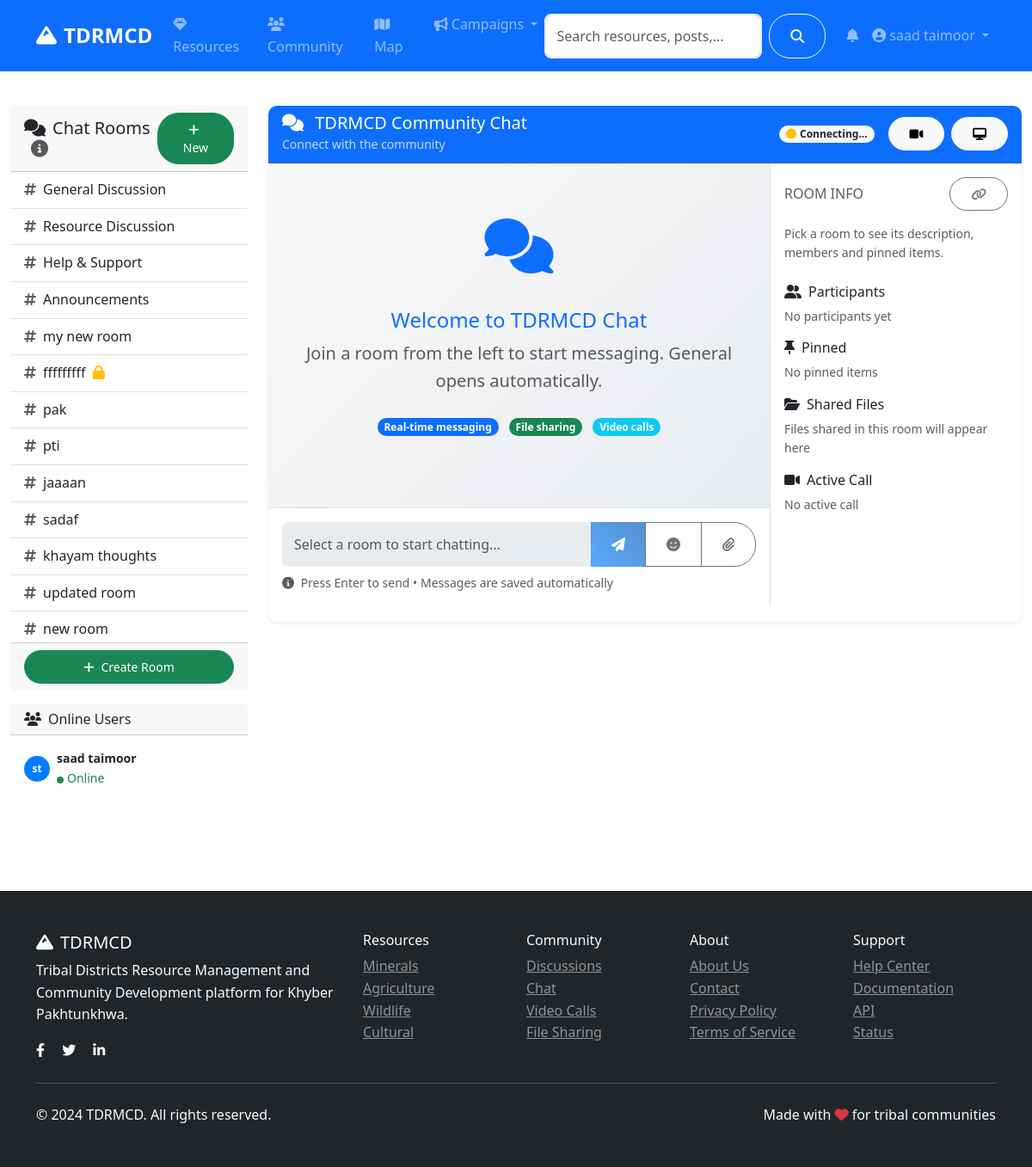
Before: /community/chat (signed in) with the older database file.
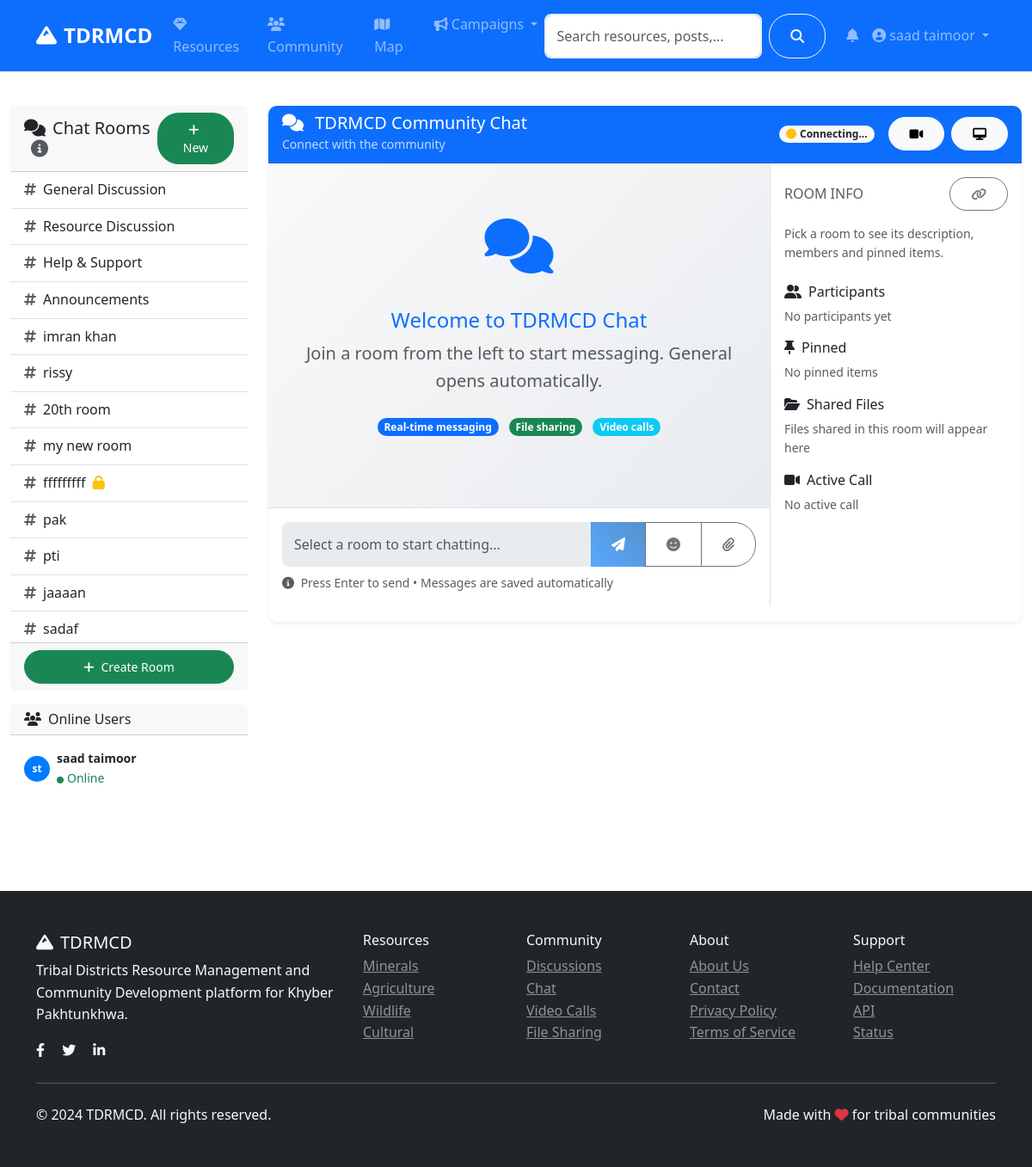
After: the same page with the newer database file.
### models.py (models this page shows, shortened)
class ChatRoom(db.Model):
    id = db.Column(db.Integer, primary_key=True)
    room_id = db.Column(db.String(100), unique=True, nullable=False)
    name = db.Column(db.String(200), nullable=False)
    description = db.Column(db.Text)
    is_private = db.Column(db.Boolean, default=False)
    created_by = db.Column(db.Integer, db.ForeignKey('user.id'), nullable=False)
    created_at = db.Column(db.DateTime, default=datetime.utcnow)
    creator = db.relationship('User', backref='created_chat_rooms')

### routes/community.py (the view)
@community_bp.route('/chat')
@login_required
def chat():
    room_param = request.args.get('room')
    room_name_param = request.args.get('room_name')
    if room_param:
        return redirect(url_for('community.chat_room', room_id=room_param))
    if room_name_param:
        slug = ''.join(c.lower() if c.isalnum() else '-' for c in room_name_param).strip('-') or f"room-{uuid.uuid4().hex[:6]}"
        return redirect(url_for('community.chat_room', room_id=slug))
    default_rooms = [
        {'id': 'general', 'name': 'General Discussion'},
        {'id': 'resources', 'name': 'Resource Discussion'},
        {'id': 'help', 'name': 'Help & Support'},
        {'id': 'announcements', 'name': 'Announcements'}
    ]
    if current_user.is_authenticated and current_user.is_admin():
        db_rooms = ChatRoom.query.order_by(ChatRoom.created_at.desc()).all()
    else:
        db_rooms = ChatRoom.query.filter(
            (ChatRoom.is_private == False) | (ChatRoom.created_by == (current_user.id if current_user.is_authenticated else -1))
        ).order_by(ChatRoom.created_at.desc()).all()
    return render_template('community/chat.html', rooms=default_rooms, db_rooms=db_rooms)

### app.py (called while the page is built)
@login_manager.user_loader
def load_user(user_id):
    return User.query.get(int(user_id))

### models.py (called while the page is built)
    def get_full_name(self):
        return f"{self.first_name} {self.last_name}"

    def is_admin(self):
        return self.role == 'admin'

### templates/community/chat.html (shortened to what the changed rows need)
{% extends "base.html" %}
{% block content %}
<div class="container-fluid py-4">
    <div class="row">
        <div class="col-lg-3 col-md-4 mb-4">
            <div class="card" style="max-height: calc(100vh - 120px); display: flex; flex-direction: column;">
                <div class="card-body p-0" style="flex: 1 1 auto; overflow-y: auto;">
                    <div class="list-group list-group-flush" id="rooms-list">
                        {% for room in rooms %}
                        <a href="{{ url_for('community.chat_room', room_id=room.id) }}"
                           class="list-group-item list-group-item-action d-flex justify-content-between align-items-center room-link"
                           data-room-id="{{ room.id }}" data-room-name="{{ room.name }}">
                            <div>
                                <i class="fas fa-hashtag me-2 text-muted"></i>{{ room.name }}
                            </div>
                        </a>
                        {% endfor %}
                        {% for room in db_rooms %}
                        <a href="{{ url_for('community.chat_room', room_id=room.room_id) }}"
                           class="list-group-item list-group-item-action d-flex justify-content-between align-items-center room-link"
                           data-room-id="{{ room.room_id }}" data-room-name="{{ room.name }}">
                            <div>
                                <i class="fas fa-hashtag me-2 text-muted"></i>{{ room.name }}
                                {% if room.is_private %}
                                    <i class="fas fa-lock ms-1 text-warning" title="Private Room"></i>
                                {% endif %}
                            </div>
                        </a>
                        {% endfor %}
                    </div>
                </div>
            </div>
        </div>
    </div>
</div>
{% endblock %}

Changed rows visible on the page:
no longer on this page (row unchanged): ChatRoom: name "khayam thoughts"
no longer on this page (row unchanged): ChatRoom: name "updated room"
no longer on this page (row unchanged): ChatRoom: name "new room"
added ChatRoom: name "imran khan"
added ChatRoom: name "rissy"
added ChatRoom: name "20th room"
